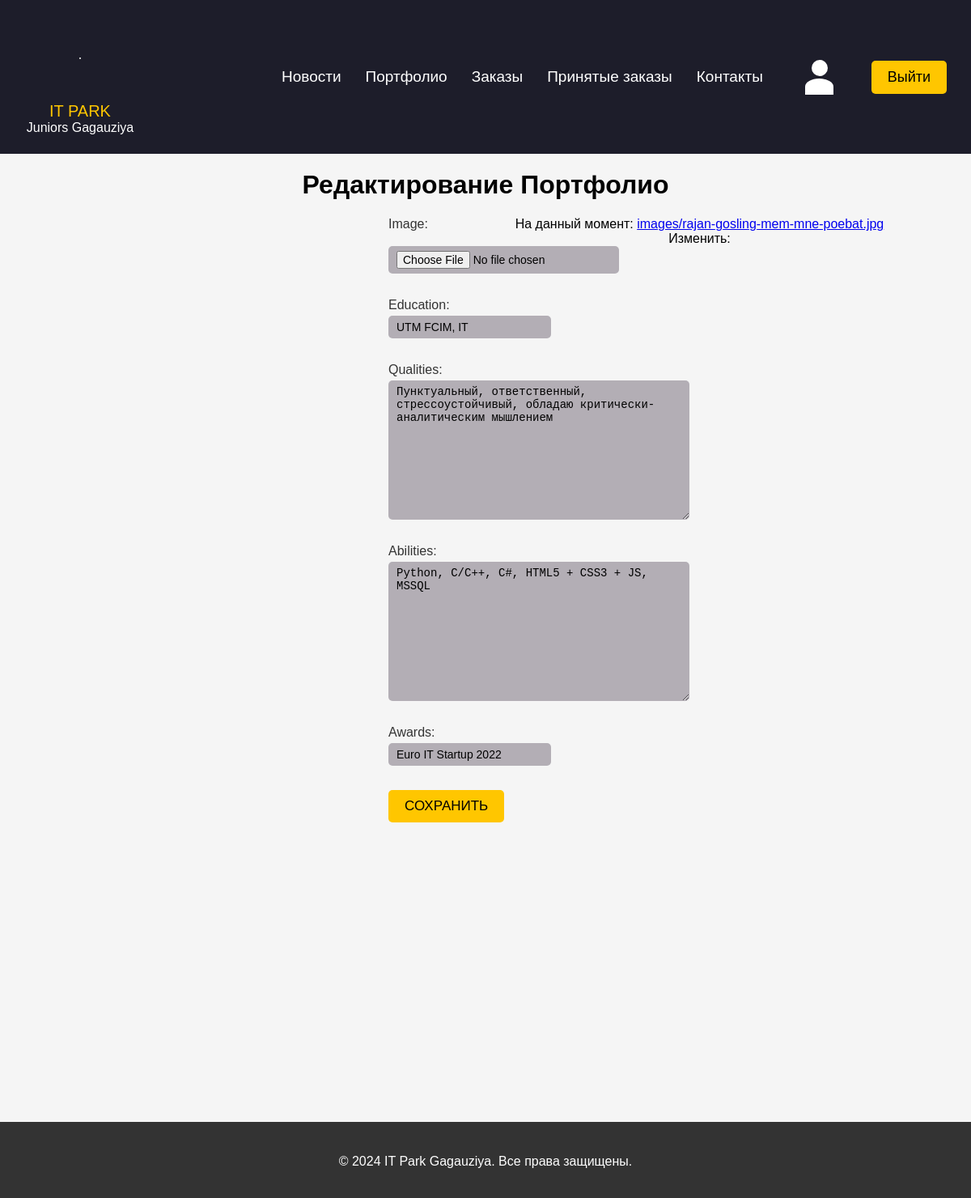
Before: /programmer/portfolio/ (signed in) with the older database file.
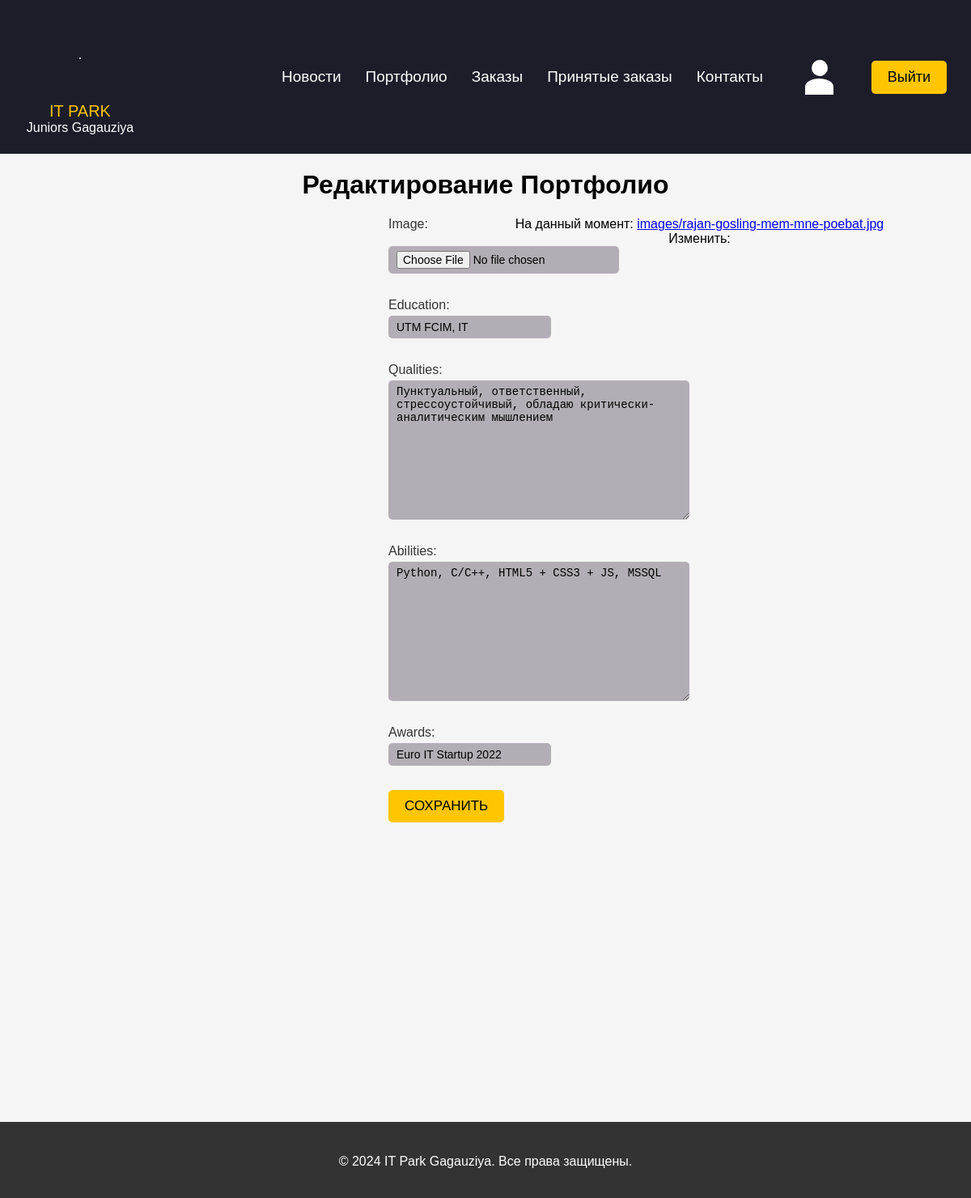
After: the same page with the newer database file.
### programmer/models.py (models this page shows, shortened)
class Portfolio(models.Model):
    user = models.OneToOneField(settings.AUTH_USER_MODEL,
                                on_delete=models.CASCADE, default=None)
    image = models.ImageField(upload_to='images/')
    education = models.TextField()
    qualities = models.TextField()
    abilities = models.TextField()
    awards = models.TextField()

### programmer/views.py (the view)
# urls.py: path('portfolio/', views.edit_portfolio, name='edit_portfolio'),
@user_passes_test(lambda u: u.groups.filter(name='Программист').exists())
def edit_portfolio(request):
    portfolio = get_object_or_404(Portfolio, user_id=request.user.id)
    if request.method == 'POST':
        form = PortfolioForm(request.POST, request.FILES, instance=portfolio)
        if form.is_valid():
            form.save()
            return redirect(to='programmer:view_portfolio')  # Перенаправьте пользователя после успешного редактирования
    else:
        form = PortfolioForm(instance=portfolio)
    return render(request, 'programmer/portfolio_edit.html', {'form': form, 'portfolio': portfolio})

### programmer/forms.py
class PortfolioForm(forms.ModelForm):
    class Meta:
        model = Portfolio
        fields = ['image', 'education', 'qualities', 'abilities', 'awards']
    education = forms.CharField(required=False)
    awards = forms.CharField(required=False)

### programmer/templates/programmer/portfolio_edit.html (shortened to what this page needs)
{% extends "programmer/base.html" %}
{% block content %}
<div class="top-header=content">
 <div class="form_content">
      <h1>Редактирование Портфолио</h1>
      <form method="post" enctype="multipart/form-data">
      {{ form.as_p }}
      <p><input type="submit" value="Сохранить"></p>
      </form>
</div>
</div>
{% endblock %}

Changed rows visible on the page:
changed Portfolio "UTM FCIM, IT": abilities "Python, C/C++, C#, HTML5 + CSS3 + JS, MSSQL" → "Python, C/C++, HTML5 + CSS3 + JS, MSSQL"
